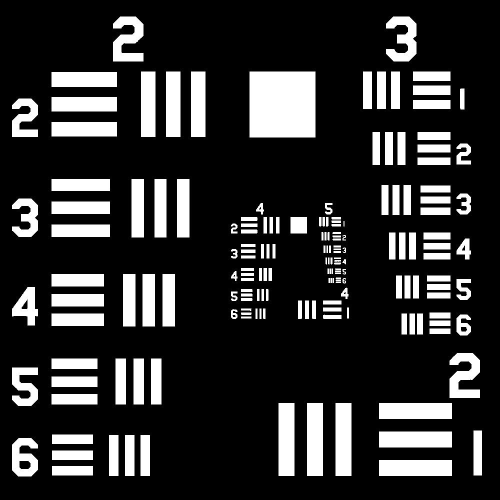
#> input picture ch17/USAF1000.png, 1000 x 1000 px (shown at 1/2 size)
$ jupyter execute --allow-errors 'OriginalCLASS_dataGeneration (1).ipynb'
#> lines starting #> are read from the running program, lines starting #| are printed output that depends on the picture
[cell 1]
import numpy as np
import os
from matplotlib import pyplot as plt
from PIL import Image

import time
from IPython.display import display, clear_output

[cell 2]
from google.colab import drive
#> (the rest of this cell did not finish here and is left out)

[cell 3]
#%% Parameters
lmb = 532e-9 # Wavelength in vacuum
k = 2.0*np.pi/lmb # wave vetor
N = 100 # number of pixels
L = 25e-6 # detection field
n_basis = 437 # number of illumination

[cell 4]
#%% Load illumination field, E_in
data_path = "/content/drive/MyDrive/Colab Notebooks/Computational Physics/PyTorch/CLASS example/"
os.chdir(data_path)
#> (the rest of this cell did not finish here and is left out)

#> (a cell that did not finish here is left out)

[cell 6]
# Upload object function and output aberration
Object = np.array(Image.open("USAF1000.png"))
#> Object is the input picture: shape (1000, 1000); min 0, max 255, mean 49.1
Object = Object[(np.size(Object,1)-N)//2:(np.size(Object,1)+N)//2,(np.size(Object,1)-N)//2:(np.size(Object,1)+N)//2]
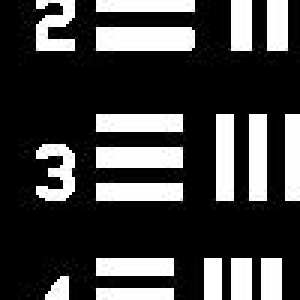
#> Object: shape (100, 100) (shown 3 times larger); min 0, max 255, mean 65.6

#> (the rest of this cell did not finish here and is left out)

[cell 7]
# Display the object function and output aberration

plt.figure(figsize=(18, 6))  # Adjust the figure size as needed
#> (this line was passed over: IPython is not available in this run)

# Plot for the Object
plt.subplot(1, 3, 1)
#> (this line was passed over: IPython is not available in this run)
